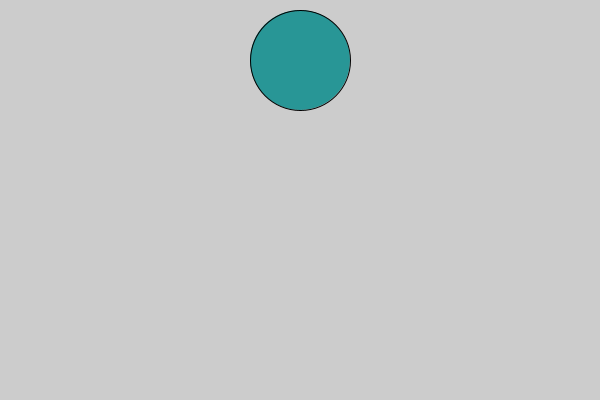
Frame 1 (no input)
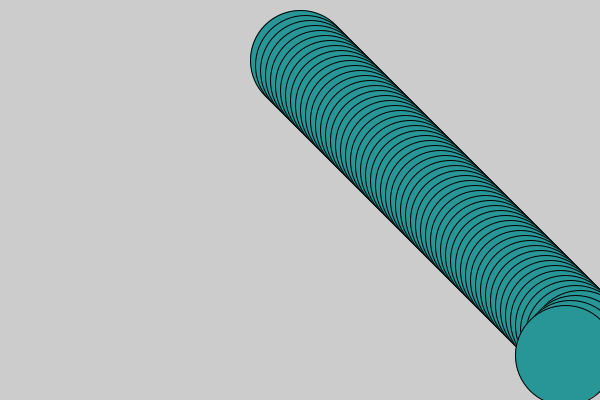
Frame 60 (the mouse pressed at the canvas centre just before this capture)
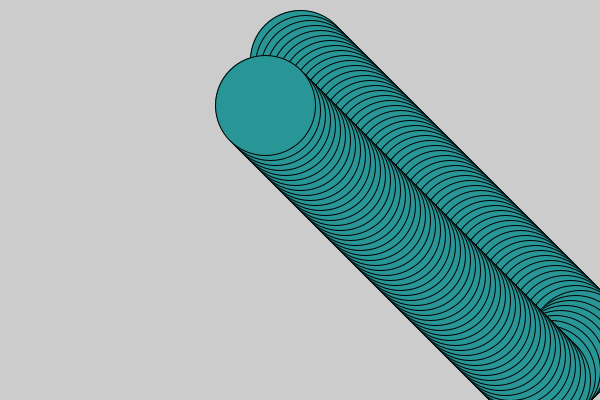
Frame 120 (the mouse held since frame 60 and released just before this capture)

The Processing sketch that drew these frames (run headless with seeded random() and noise(); from frame 60 on, the mouse is pressed at the canvas centre):

// Processing sketch: bouncing_around_circle
// ── bouncing_around_circle.pde
float x, y;
float ballSize = 40;
float speed = 5;
boolean movingUp=false;
boolean movingLeft=false;

void setup() {
  size (600, 400); 
  y = ballSize * 1.5;
  x = width/2;
  fill(208);
}

void draw() {

//  background (#9531C1); 
  fill(40, 150, 150) ;
  ellipse(x, y, 100, 100);


  if (y + ballSize/2 >= height) {
    movingUp=true;
  } else if (y - ballSize/2 <= 0) {
    movingUp = false;
  }

  if (movingUp) {
    y = y - speed;
  } else {
    y = y + speed;
  }
  
   if (x + ballSize/2 >= width) {
    movingLeft=true;
  } else if (x - ballSize/2 <= 0) {
    movingLeft = false;
  }

  if (movingLeft) {
    x = x - speed;
  } else {
    x = x + speed;
  }
}



// ── Ball.pde
class Ball {

  PVector location, velocity;
  int ballSize = 40;
  float gravity = 0.1;
  float braking = 0.1;

  Ball(float inX, float inY, float inVelX, float inVelY) {
    location = new PVector (inX, inY);
    velocity = new PVector (inVelX, inVelY);
  }

  void update () {
    move();
    if (shouldBounceX()) {
      bounceX();
    }
    if (shouldBounceY()) {
      bounceY();
    }

    draw();
  }

  void move () {
    location.add(velocity);
    velocity.y += gravity;
  }
  boolean shouldBounceX() {
    return ((location.x > width) || (location.x < 0));
  }

  boolean shouldBounceY () {
    return ((location.y > height) || (location.y <0));
  }

  void bounceX () {
    velocity.x = velocity.x * -1;
    if (location.x < 0) {
      location.x = 0;
    } else if (location.x > width) {
      location.x = width;
    }
  }

  void bounceY() {
    velocity.y *= -(1 - braking);
    location.y = height - ballSize/2;
  }

  void draw () {
    fill(216, 7, 21);
    ellipse(location.x, location.y, ballSize, ballSize);
  }
}
